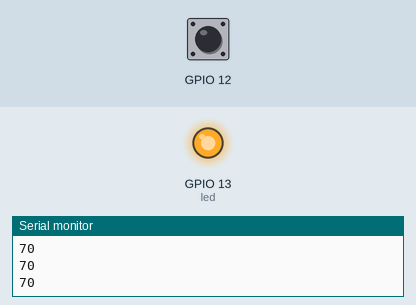
This sketch was run on a simulated ESP32. Shown: output pins drawn as LEDs (lit = HIGH), the last lines printed to the serial monitor. Inputs (shaded band) come from the test bench; at power-on: GPIO 12 HIGH.

Above: at 1.8 s.
1.9 s: GPIO 12 pulled LOW for 0.6 s
At 2.4 s:
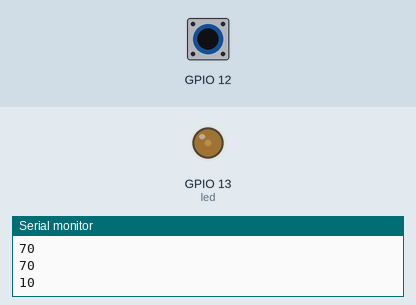
4.0 s: GPIO 12 pulled LOW for 3.2 s
At 8.2 s:
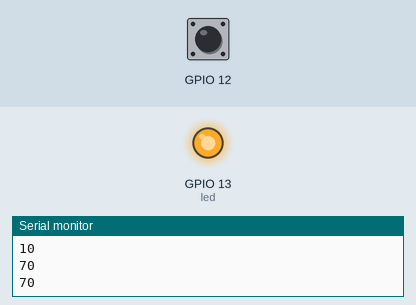
Timing chart, 0 to 9.7 s (numbered marks = the images above; inputs shaded):
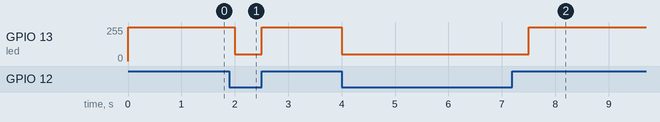

Measured:
- after the input at 1.9 s, GPIO 13 (led): 255/255 → 50/255 after 0.10 s, → 255/255 0.50 s later
- after the input at 4.0 s, GPIO 13 (led): 255/255 → 50/255 at once, → 255/255 3.5 s later

The sketch:

ESP32_C_DIGO.ino
```cpp
// Projeto Curto Circuito – ESP32: Controle PWM de um LED

int led = 13;                // pino D13 do ESP32
int freq = 500;             // Frequência 500 Hz
int channel = 0;           // Canal 0
int resolution = 8;        // Resolução 8 bits
int cap;

void setup()
{
  Serial.begin(115200);
  ledcSetup(channel, freq, resolution);
  ledcAttachPin(led, channel);

}
void loop()
{
  cap = touchRead(T5);             // Sensor Capacitivo T0
  Serial.println(cap);
  ledcWrite(channel, (cap)*5);  // Reduz a luminosidade do LED de acordo com o valor do sensor x10.
  delay(500);
 }
```
